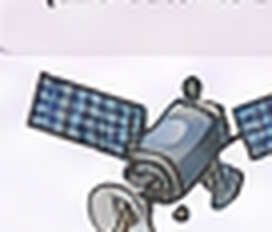
#> input picture figures/sat_from_original_hires.png, 272 x 232 px, found by its file name
$ python fig1_architecture_v3.py
#> lines starting #> are read from the running program, lines starting #| are printed output that depends on the picture; after the words box and inside, x2 and y2 are one past the last pixel; in counts of white or black regions, pixels touching at a corner belong together
"""Figure 1 v3 for the SPACOMM 2027 resubmission.

Redrawn per author feedback:
- Every box sits inside an explicit LOCATION zone: CLIENT-TRANSMIT (field/village),
  SPACE SEGMENT (LEO), GATEWAY / CLIENT-TARGET (ground).
- Uplink and downlink are drawn as physical arrows between ground and satellite,
  each labeled with what it carries.
- The satellite artwork is taken from the author's earlier (IEEE) paper Fig. 1;
  its near-white background is keyed out (border-connected flood fill) and the
  cropped top edge trimmed, so no image rectangle shows on the dashed orbit path.
"""
import matplotlib
matplotlib.use("Agg")
import matplotlib.pyplot as plt
from matplotlib.patches import (FancyBboxPatch, FancyArrowPatch, Rectangle,
                                Arc, Ellipse, Circle)
import numpy as np

plt.rcParams["font.family"] = "sans-serif"
plt.rcParams["font.sans-serif"] = ["DejaVu Sans"]

fig, ax = plt.subplots(figsize=(12, 7.6))
ax.set_xlim(0, 12)
ax.set_ylim(0, 7.6)
ax.axis("off")

NAVY = "#0D47A1"

# ------------------------------------------------- measurement banner
ax.text(6.0, 7.32, "From illustrative to measured \u2014 every box is placed at its physical location",
        ha="center", va="center", fontsize=10.5, weight="bold", color="#263238",
        bbox=dict(facecolor="#FFFDE7", edgecolor="#F9A825", boxstyle="round,pad=0.3"))

# ------------------------------------------------- ground line
ax.plot([0.15, 11.85], [1.5, 1.5], color="#78909C", lw=3, solid_capstyle="round")
ax.text(0.18, 1.28, "GROUND", ha="left", va="top", fontsize=8, color="#78909C",
        weight="bold")

# ================================================= ZONE A: CLIENT-TRANSMIT
ax.add_patch(FancyBboxPatch((0.2, 1.68), 3.55, 5.15,
                            boxstyle="round,pad=0.02,rounding_size=0.15",
                            facecolor="#E8F5E9", edgecolor="#A5D6A7", linewidth=1.4))
ax.text(1.98, 6.62, "CLIENT \u2014 TRANSMIT", ha="center", va="center", fontsize=11,
        weight="bold", color="#1B5E20")
ax.text(1.98, 6.38, "field / village  \u00b7  where data originates", ha="center",
        va="center", fontsize=8, color="#616161", style="italic")


def titled_box(x, y, w, h, title, dark, light, bullets, note=None):
#> called with x = 0.45, y = 4.95, w = 2.8, h = 1.15, title = 'FIELD SENSING', dark = '#2E7D32', light = '#E8F5E9'
    ax.add_patch(FancyBboxPatch((x, y), w, h, boxstyle="round,pad=0.02,rounding_size=0.1",
                                facecolor=light, edgecolor=dark, linewidth=1.6))
    ax.add_patch(FancyBboxPatch((x, y + h - 0.5), w, 0.5,
                                boxstyle="round,pad=0.02,rounding_size=0.1",
                                facecolor=dark, edgecolor=dark, linewidth=1.6))
    ax.add_patch(Rectangle((x, y + h - 0.5), w, 0.28, facecolor=dark, edgecolor="none", zorder=2))
    ax.text(x + w / 2, y + h - 0.25, title, ha="center", va="center", fontsize=9.5,
            weight="bold", color="white", zorder=3)
    yy = y + h - 0.72
    for b in bullets:
        ax.text(x + 0.12, yy, "\u2022  " + b, ha="left", va="top", fontsize=8.4, color="#212121")
        yy -= 0.27
    if note:
        ax.text(x + 0.12, y + 0.16, note, ha="left", va="bottom", fontsize=7.6,
                color="#616161", style="italic")
    return x + w / 2, y  # bottom-center


# field sensing + semantic agent (zone A)
cx_a, _ = titled_box(0.45, 4.95, 2.8, 1.15, "FIELD SENSING", "#2E7D32", "#E8F5E9",
                     ["Soil moisture \u00b7 rain \u00b7 water level"])
cx_a2, _ = titled_box(0.45, 2.15, 2.8, 2.45, "SEMANTIC AGENT", "#E65100", "#FFF3E0",
                      ["Feature extraction", "Value & urgency scoring",
                       "Admission control (q)", "Confidence estimate"],
                      note="on device or village gateway")
ax.add_patch(FancyArrowPatch((1.85, 4.85), (1.85, 4.68), arrowstyle="-|>",
                             mutation_scale=13, color="#37474F", linewidth=1.6))

# client uplink dish (zone A, on the ground)
dx = 2.95
ax.plot([dx, dx], [1.5, 1.85], color="#2E7D32", lw=2.0)
ax.add_patch(Arc((dx, 1.92), 0.55, 0.32, theta1=195, theta2=345, color="#2E7D32", lw=2.2))
ax.text(dx, 1.18, "client terminal", ha="center", va="top", fontsize=7.5,
        color="#2E7D32", style="italic")

# ================================================= SPACE SEGMENT
ax.text(6.0, 6.62, "SPACE SEGMENT", ha="center", va="center", fontsize=11,
        weight="bold", color=NAVY)
ax.text(6.0, 6.38, "LEO satellite  \u00b7  bent-pipe relay", ha="center", va="center",
        fontsize=8, color="#616161", style="italic")

cx, cy = 6.0, 5.25
# orbit path
ax.add_patch(Ellipse((cx, cy), 4.9, 1.9, fill=False, color="#90A4AE", lw=1.2,
                     ls=(0, (4, 3))))
# --- satellite artwork taken from the author's earlier (IEEE) paper, Fig. 1 ---
from matplotlib.offsetbox import OffsetImage, AnnotationBbox


def _keyed_satellite(path):
    """Load the satellite PNG, key out the near-white background (only pixels
    connected to the image border, so light-gray dish parts are preserved),
    and trim the cropped blob at the top edge."""
    img = plt.imread(path).astype(float)
    if img.shape[2] == 3:
        rgba = np.zeros(img.shape[:2] + (4,))
        rgba[..., :3] = img
        rgba[..., 3] = 1.0
    else:
        rgba = img.copy()
    h, w = rgba.shape[:2]
#> h = 232; w = 272
    # trim the top ~10% where the artwork is cut off at the image edge
    top = int(0.10 * h)
#> top = 23
    rgba = rgba[top:, :, :]
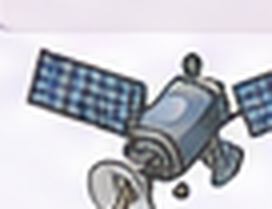
#> rgba: shape (209, 272, 4) float64; mean R, G, B, A 0.759, 0.762, 0.792, 1
    h = rgba.shape[0]
#> h = 209
    bright = rgba[..., :3].min(axis=-1) > 0.86
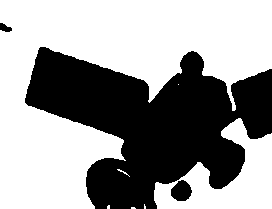
#> bright: shape (209, 272) bool; 60.6% white; 3 black regions, box (x1, y1, x2, y2) and area: (25, 47, 272, 209) 21984, (171, 180, 192, 201) 324, (0, 23, 12, 32) 71
    # flood fill from the border through bright pixels (4-connected dilation)
    seed = np.zeros((h, w), bool)
    seed[0, :] = bright[0, :]
#> seed: shape (209, 272) bool; 0.48% white in thin lines or dots, all inside (x1, y1, x2, y2) = (0, 0, 272, 1)
    seed[-1, :] = bright[-1, :]
    seed[:, 0] |= bright[:, 0]
    seed[:, -1] |= bright[:, -1]
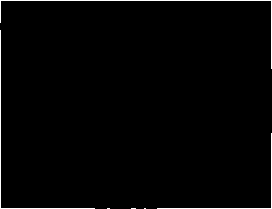
#> seed: shape (209, 272) bool; 1.5% white in thin lines or dots
    prev = np.zeros((h, w), bool)
    cur = seed
    while not np.array_equal(cur, prev):
        prev = cur
        grown = np.zeros((h, w), bool)
        grown[1:, :] |= cur[:-1, :]
        grown[:-1, :] |= cur[1:, :]
        grown[:, 1:] |= cur[:, :-1]
        grown[:, :-1] |= cur[:, 1:]
        cur = grown & bright
#> this loop made 107 passes
#> pass 1, in _keyed_satellite, `cur = grown & bright`:
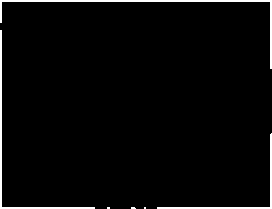
#> cur: shape (209, 272) bool; 2.9% white; 6 white regions (3 under 20 px), largest, box (x1, y1, x2, y2) and area: (0, 0, 272, 69) 720, (0, 30, 95, 209) 544, (157, 133, 272, 209) 377
#> after the loop:
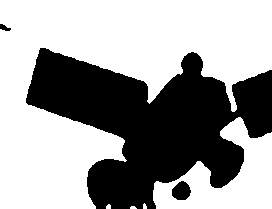
#> grown: shape (209, 272) bool; 62.2% white; 3 black regions, box (x1, y1, x2, y2) and area: (26, 48, 272, 209) 21150, (172, 181, 191, 200) 269, (0, 24, 11, 31) 46
    # dilate the keyed region a few px to kill the 1-px halo fringe
    for _ in range(3):
        grown = np.zeros((h, w), bool)
        grown[1:, :] |= cur[:-1, :]
        grown[:-1, :] |= cur[1:, :]
        grown[:, 1:] |= cur[:, :-1]
        grown[:, :-1] |= cur[:, 1:]
        cur = cur | grown
    rgba[..., 3] = np.where(cur, 0.0, rgba[..., 3])
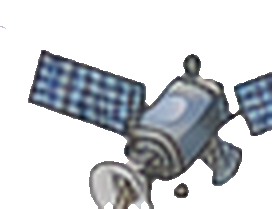
#> rgba: shape (209, 272, 4) float64; mean R, G, B, A 0.759, 0.762, 0.792, 0.345; transparent parts drawn white
    return rgba


_sat_img = _keyed_satellite("/home/hatch/workspace/ntn-eval/figures/sat_from_original_hires.png")
_sat_box = AnnotationBbox(OffsetImage(_sat_img, zoom=0.38), (cx, cy + 0.10),
                          frameon=False)
ax.add_artist(_sat_box)
ax.text(cx, cy - 1.14, "LEO satellite", ha="center", va="top", fontsize=9,
        weight="bold", color=NAVY)

# ------------------------------------------------- UPLINK (client -> satellite)
ax.add_patch(FancyArrowPatch((3.02, 2.1), (4.55, 4.72), arrowstyle="-|>",
                             mutation_scale=18, color="#2E7D32", linewidth=2.4,
                             connectionstyle="arc3,rad=0.12", shrinkB=4))
ax.text(3.55, 3.62, "UPLINK", ha="center", va="center", fontsize=10, weight="bold",
        color="#1B5E20", bbox=dict(facecolor="white", edgecolor="#1B5E20",
                                   boxstyle="round,pad=0.2"))
ax.text(4.45, 2.72, "admitted semantic\nreports", ha="center", va="top", fontsize=7.8,
        color="#1B5E20", style="italic")

# ------------------------------------------------- DOWNLINK (satellite -> gateway)
ax.add_patch(FancyArrowPatch((7.45, 4.72), (8.72, 2.48), arrowstyle="-|>",
                             mutation_scale=18, color="#4527A0", linewidth=2.4,
                             connectionstyle="arc3,rad=-0.1", shrinkB=2))
ax.text(7.0, 3.55, "DOWNLINK", ha="center", va="center", fontsize=10, weight="bold",
        color="#311B92", bbox=dict(facecolor="white", edgecolor="#311B92",
                                    boxstyle="round,pad=0.2"))
ax.text(7.0, 3.18, "task decisions\nmodel updates", ha="center", va="top", fontsize=7.8,
        color="#311B92", style="italic")

# ================================================= ZONE C: GATEWAY + TARGET
ax.add_patch(FancyBboxPatch((8.45, 1.68), 3.35, 5.15,
                            boxstyle="round,pad=0.02,rounding_size=0.15",
                            facecolor="#EDE7F6", edgecolor="#B39DDB", linewidth=1.4))
ax.text(10.12, 6.62, "GATEWAY \u2014 CLIENT TARGET", ha="center", va="center", fontsize=11,
        weight="bold", color="#4527A0")
ax.text(10.12, 6.38, "ground  \u00b7  where decisions land", ha="center", va="center",
        fontsize=8, color="#616161", style="italic")

titled_box(8.7, 1.95, 2.5, 1.30, "NTN GATEWAY", "#1565C0", "#E3F2FD",
           ["Ground station (demod/decode)", "Raw-data audit fallback"])
titled_box(8.7, 3.35, 2.5, 1.50, "EDGE TASK ENGINE", "#4527A0", "#EDE7F6",
           ["Semantic decoder", "Irrigation decision", "Flood warning level"])
titled_box(8.7, 4.95, 2.5, 1.30, "CLIENT \u2014 TARGET", "#00695C", "#E0F2F1",
           ["Application action", "Actuators \u00b7 alerts"])
for y0, y1 in ((3.10, 3.28), (4.70, 4.88)):
    ax.add_patch(FancyArrowPatch((9.95, y0), (9.95, y1), arrowstyle="-|>",
                                 mutation_scale=13, color="#37474F", linewidth=1.6))
# gateway dish on the ground
gx = 9.0
ax.plot([gx, gx], [1.5, 1.82], color="#1565C0", lw=2.0)
ax.add_patch(Arc((gx, 1.90), 0.55, 0.32, theta1=195, theta2=345, color="#1565C0", lw=2.2))

# ------------------------------------------------- feedback (via downlink)
# routed in the clear channel right of the zone-C boxes: no box crossings
ax.plot([11.2, 11.48], [5.5, 5.5], color="#00695C", lw=1.6, ls=(0, (5, 3)))
ax.plot([11.48, 11.48], [5.5, 0.85], color="#00695C", lw=1.6, ls=(0, (5, 3)))
ax.add_patch(FancyArrowPatch((11.48, 0.85), (1.95, 0.85), arrowstyle="-|>",
                             mutation_scale=14, color="#00695C", linewidth=1.6,
                             ls=(0, (5, 3))))
ax.plot([1.95, 1.95], [0.85, 2.1], color="#00695C", lw=1.6, ls=(0, (5, 3)))
ax.text(6.7, 0.55, "task-accuracy feedback \u2192 validated threshold / model update (via downlink)",
        ha="center", va="center", fontsize=8.6, color="#00695C",
        bbox=dict(facecolor="white", edgecolor="#00695C", boxstyle="round,pad=0.25"))

# ------------------------------------------------- caption (short lines, no cutoff)
# label on its own line so it can never collide with the caption text
ax.set_ylim(-0.55, 7.6)
ax.text(0.2, 0.34, "Figure 1.", ha="left", va="top", fontsize=9, weight="bold",
        color="#212121")
cap = ["System architecture by physical location: the client-transmit side (field/village)",
       "sends admitted semantic reports over the NTN uplink; the LEO satellite relays task",
       "decisions over the downlink to the ground gateway; the edge task engine drives the",
       "client-target application, with task-accuracy feedback returning via downlink."]
for i, line in enumerate(cap):
    ax.text(0.2, 0.12 - 0.17 * i, line, ha="left", va="top",
            fontsize=8, color="#424242")

plt.savefig("/home/hatch/workspace/ntn-eval/figures/fig1_architecture_v3.png", dpi=300)
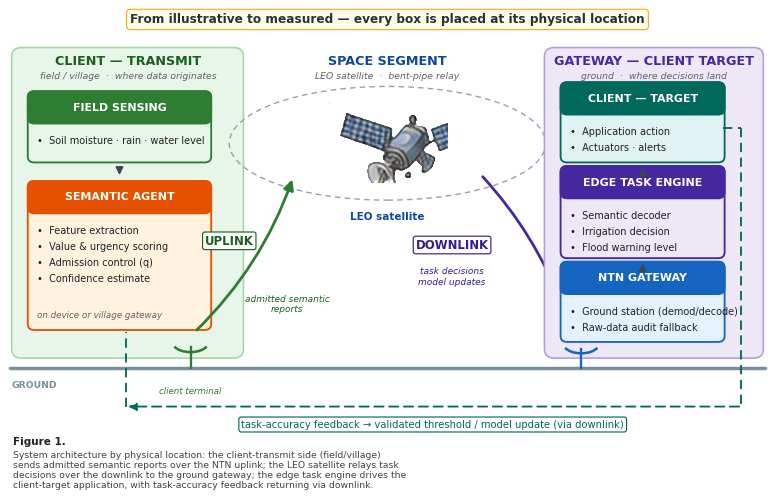
#> figure drawn by matplotlib, 1 panel
plt.savefig("/home/hatch/workspace/ntn-eval/figures/fig1_architecture_v3.pdf")
print("saved fig1_architecture_v3.png / .pdf")
